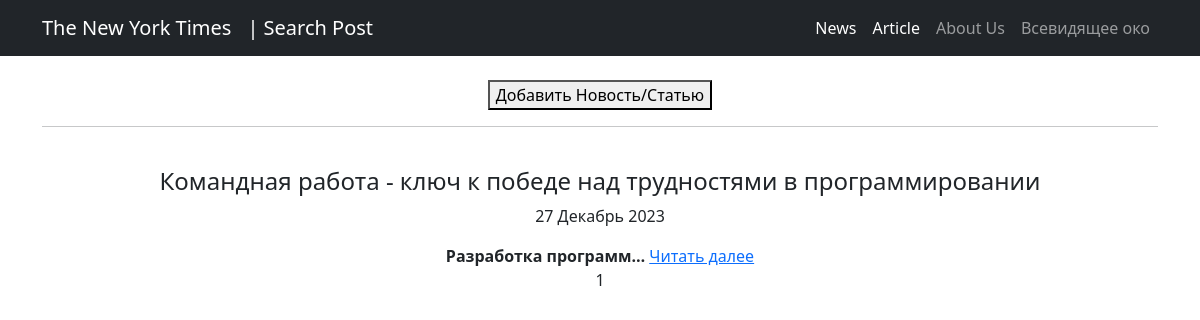
The app's page /post/common_list/article/, older data.
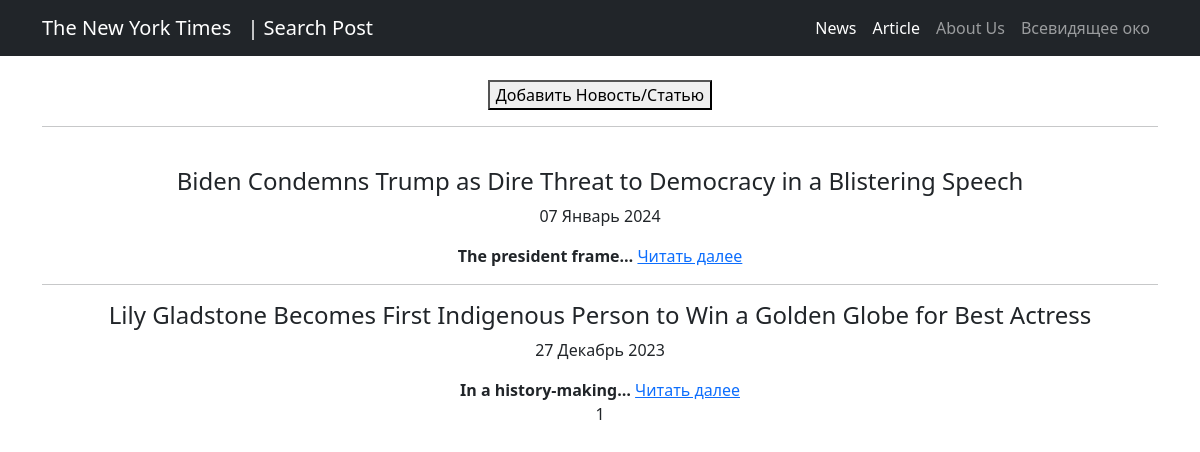
The same page, newer data.
### news/models.py (models this page shows, shortened)
class Post(models.Model):
    author = models.ForeignKey('Author', on_delete=models.CASCADE)
    post_type = models.CharField(max_length=10, choices=[('article', 'Статья'), ('news', 'Новость')])
    created = models.DateTimeField(auto_now_add = True)
    categories = models.ManyToManyField('Category', through='PostCategory')
    title = models.CharField(max_length=255)
    text = models.TextField()
    rating = models.IntegerField(default=0)

### news/views.py (the view)
# urls.py: path('common_list/article/', ArticleList.as_view(), name='article_list'),
class ArticleList(PostListMixin, ListView):
    post_type_filter = 'article'
    template_name = 'common_list.html'

### news/views.py (called while the page is built)
    def get_queryset(self):
        return Post.objects.filter(post_type=self.post_type_filter).order_by('-created')

    def get_context_data(self, **kwargs):
        context = super().get_context_data(**kwargs)
        context['news'] = context['object_list']
        return context

### news/templates/common_list.html (shortened to what this page needs)
{% extends 'flatpages/default.html' %}
{% load custom_tags %}
{% block content %}
<br>
<a href="{% url 'create_news' %}">
    <button>Добавить Новость/Статью</button>
</a>
<hr>
<br>
    {% if news %}
        {% for n in news %}
                <h4>{{ n.title }}</h4>
                <p>{{ n.created|date:'d F Y' }}</p>
                <b>{{ n.text|truncatechars:20 }}</b>
                <a href="{% url 'post_detail' pk=n.id %}">Читать далее</a>
                {% if not forloop.last %}
                <hr>
    {% endif %}
        {% endfor %}
    {% else %}
        <h2>Новостей нет</h2>
    {% endif %}
    <br>
{{ page_obj.number }}
{% endblock content %}

Row changes from the older to the newer data that the page shows:
added Post: title "Biden Condemns Trump as Dire Threat to Democracy in a Blistering Speech", created "07 Январь 2024", text "The president frame…"
changed Post: title "Командная работа - ключ к победе над трудностями в программировании" → "Lily Gladstone Becomes First Indigenous Person to Win a Golden Globe for Best Actress"; text "Разработка программ…" → "In a history-making…"
